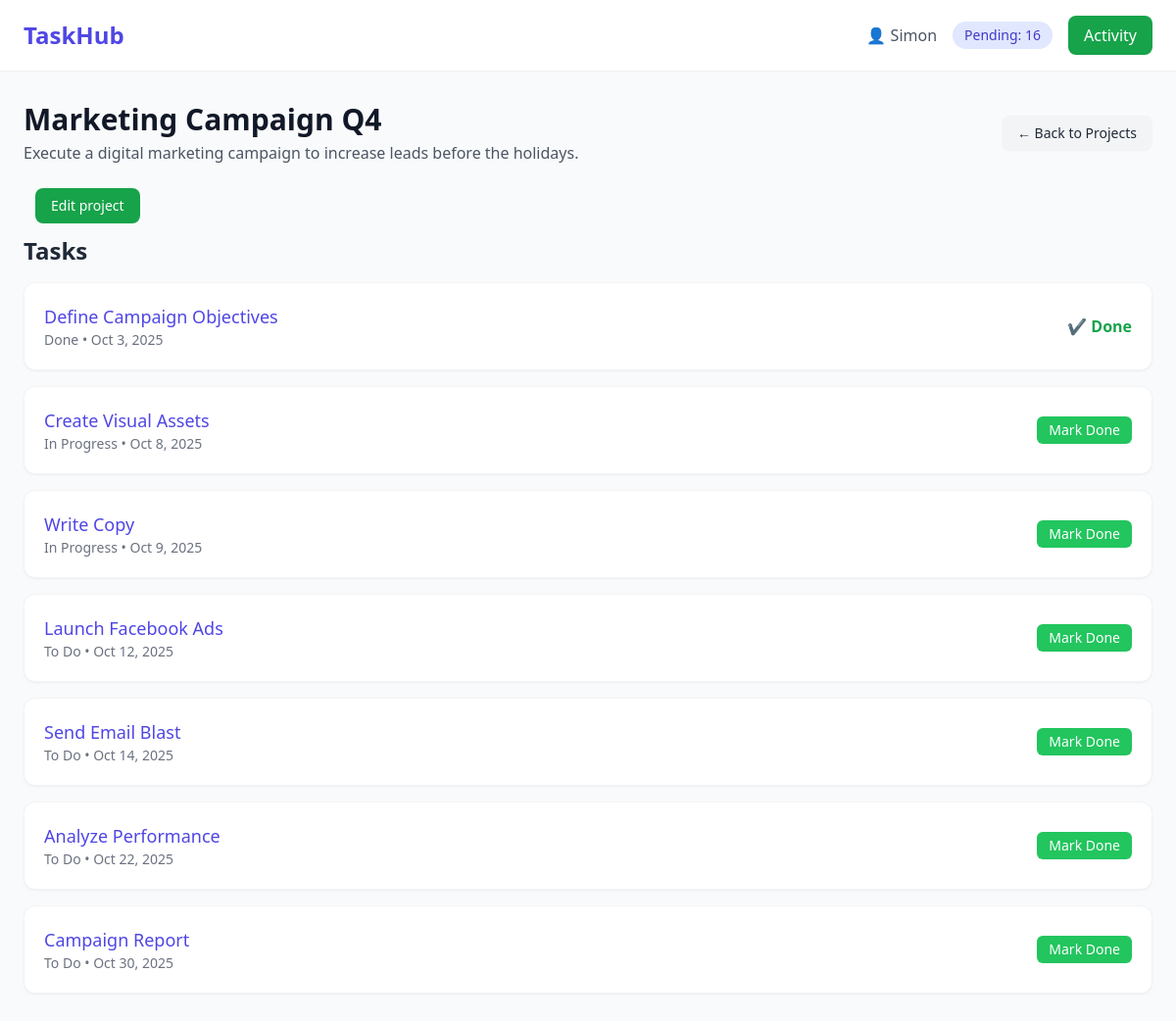
The app's page /projects/6/ (signed in), older data.
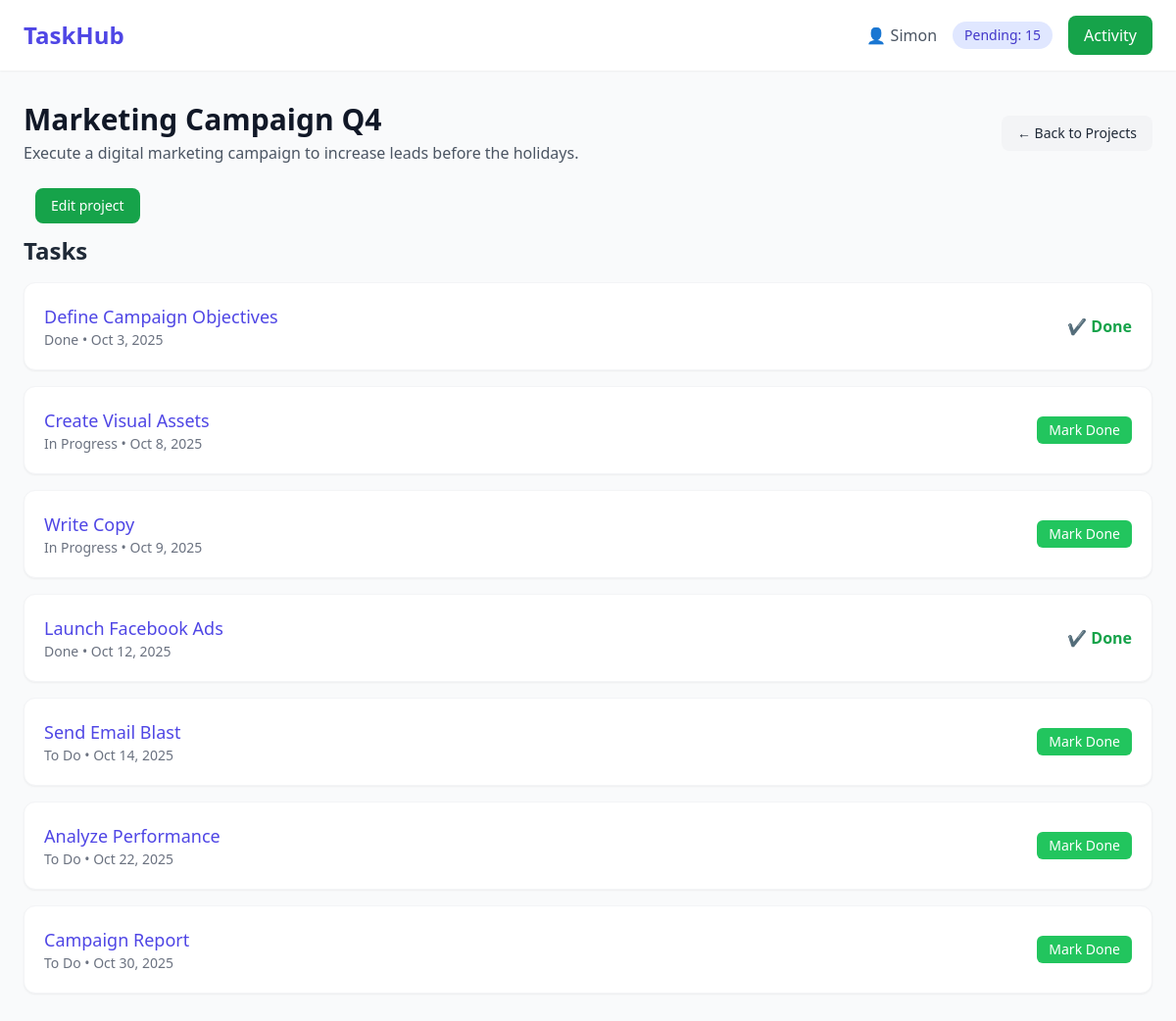
The same page, newer data.
### core/models.py (models this page shows, shortened)
class Task(models.Model):
    STATUS_CHOICES = [
        ('todo', 'To Do'),
        ('in_progress', 'In Progress'),
        ('done', 'Done'),
    ]
    project = models.ForeignKey(Project, on_delete=models.CASCADE, related_name='tasks')
    title = models.CharField(max_length=200)
    description = models.TextField(blank=True, null=True)
    status = models.CharField(max_length=20, choices=STATUS_CHOICES, default='todo')
    due_date = models.DateTimeField(blank=True, null=True)
    priority = models.IntegerField(default=0)  # 0 = low, 1 = medium, 2 = high
    created_at = models.DateTimeField(auto_now_add=True)
    updated_at = models.DateTimeField(auto_now=True)
    assigned_to = models.ForeignKey(User, on_delete=models.SET_NULL, null=True, blank=True, related_name='tasks')

### core/views.py (the view)
# urls.py: path('projects/<int:project_id>/', views.project_detail, name='project_detail'),
@login_required
def project_detail(request, project_id):
    project = get_object_or_404(Project, id=project_id)
    tasks = project.tasks.all()
    return render(request, 'core/project_detail.html', {'project': project, 'tasks': tasks})

### core/context_processors.py (called while the page is built)
def global_context(request):
    user = request.user
    context = {}
    if user.is_authenticated:
        pending_tasks = Task.objects.filter(assigned_to=user, status__in=['todo', 'in_progress']).count()
        notifications = [
            {"message": "New task assigned", "type": "info"},
            {"message": "Project deadline approaching", "type": "warning"},
        ]
        context.update({
            'pending_tasks': pending_tasks,
            'notifications': notifications,
            'username': user.username,
        })
    return context

### core/templates/core/project_detail.html
{% extends 'core/base.html' %}
{% block content %}
<div class="flex flex-col lg:flex-row justify-between items-start lg:items-center mb-6">
  <div>
    <h1 class="text-3xl font-bold text-gray-900">{{ project.name }}</h1>
    <p class="text-gray-600 mt-1">{{ project.description|default:"No description" }}</p>
  </div>
  <a href="{% url 'project_list' %}"
     class="mt-4 lg:mt-0 bg-gray-100 hover:bg-gray-200 text-gray-800 px-4 py-2 rounded-lg text-sm">
    ← Back to Projects
  </a>
</div>
<div class="">
      <a href="{% url 'project_edit' project.id %}"
          class="inline-block bg-green-600 ml-3 mb-3 block hover:bg-indigo-700 text-white px-4 py-2 rounded-lg text-sm font-medium">
          Edit project
      </a>
  </div>
<h2 class="text-2xl font-semibold text-gray-800 mb-4">Tasks</h2>
<div class="space-y-4">
  {% for task in tasks %}
    <div class="bg-white border border-gray-100 rounded-xl shadow-sm p-5 flex items-center justify-between hover:shadow-md transition-all">
      <div>
        <a href="{% url 'task_detail' task.id %}" class="text-lg font-medium text-indigo-600 hover:underline">
          {{ task.title }}
        </a>
        <p class="text-gray-500 text-sm">{{ task.get_status_display }} • {{ task.due_date|date:"M j, Y" }}</p>
      </div>
      {% if task.status != 'done' %}
      <a href="{% url 'complete_task' task.id %}"
         class="bg-green-500 hover:bg-green-600 text-white px-3 py-1 rounded-md text-sm font-medium">
         Mark Done
      </a>
      {% else %}
      <span class="text-green-600 font-semibold">✔ Done</span>
      {% endif %}
    </div>
  {% empty %}
    <div class="bg-gray-50 border border-dashed border-gray-300 rounded-xl p-8 text-center">
      <p class="text-gray-500">No tasks yet.</p>
    </div>
  {% endfor %}
</div>
{% endblock %}

### core/templates/core/base.html (shortened to what this page needs)
<!DOCTYPE html>
<html lang="en">
<head>
  <script src="https://cdn.tailwindcss.com"></script>
</head>
<body class="bg-gray-50 text-gray-800">
  <header class="bg-white shadow-sm sticky top-0 z-50">
    <div class="max-w-7xl mx-auto px-6 py-4 flex items-center justify-between">
      <a href="/" class="text-2xl font-bold text-indigo-600">TaskHub</a>
      <div class="flex items-center gap-4">
        <span class="text-gray-600">👤 {{ username }}</span>
        <span class="bg-indigo-100 text-indigo-700 px-3 py-1 rounded-full text-sm font-medium">
          Pending: {{ pending_tasks }}
        </span>
        <a href="{% url 'activity_feed' %}" class="bg-green-600 hover:bg-green-700 text-white px-4 py-2 rounded-lg">Activity</a>
      </div>
    </div>
  </header>
  <main class="max-w-7xl mx-auto px-6 py-8">
    {% block content %}{% endblock %}
  </main>
</body>
</html>

Row changes from the older to the newer data that the page shows:
changed Task "Launch Facebook Ads": status "To Do" → "Done"; status "Mark Done" → "✔ Done"
Text that changed along with them:
{{ pending_tasks }}: "16" → "15"
